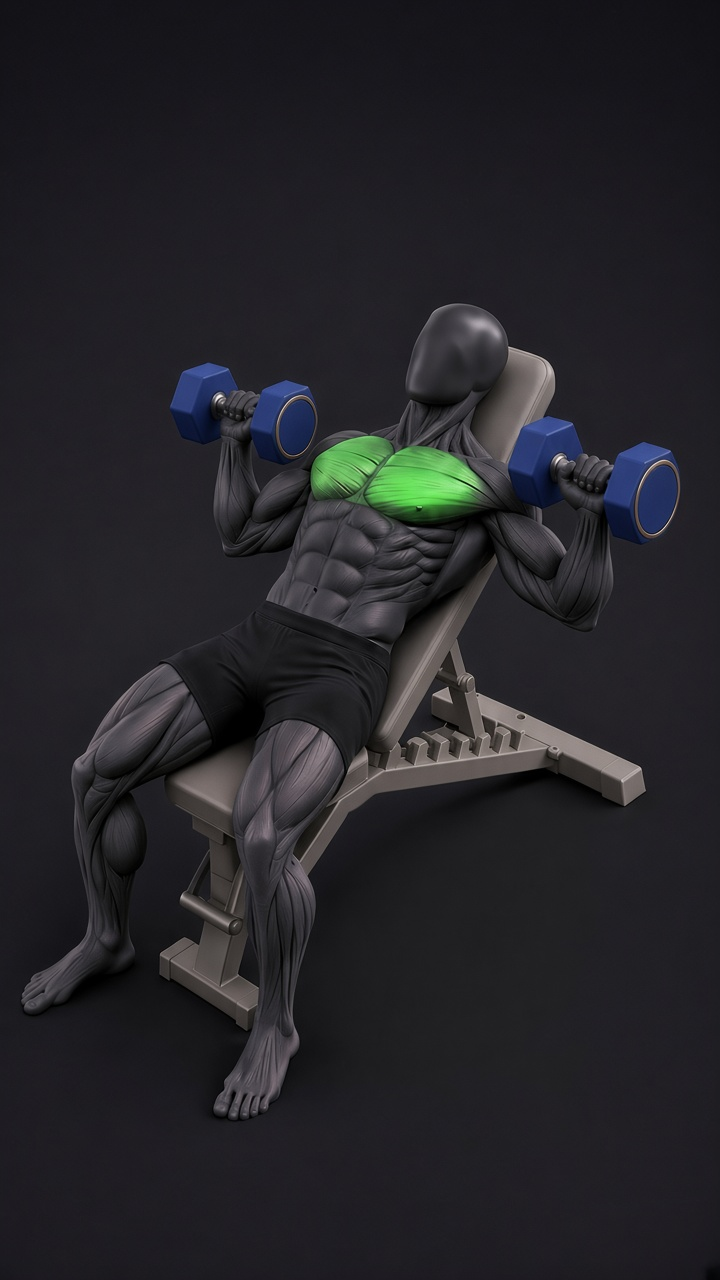
#> input picture inputs/day6_v5/day6_v5_right_start_gen_raw.jpg, 720 x 1280 px, given in place of gym_day1_correct_i2v.mp4, which was not available
$ python build_v24_ui_concepts.py
#> lines starting #> are read from the running program, lines starting #| are printed output that depends on the picture
#> in main, bgr_c is the input picture: shape (1280, 720, 3); mean B, G, R 40.4, 36, 36.7
#!/usr/bin/env python3
"""
Day 1 — v24 Posture-Diff & Lower-Left UI/UX Concept Generator
Fixes:
1. 100% removes the lower-left artificial black darkening (`ll_dim` removed) so the cable machine base
   and studio floor lighting look 100% natural.
2. Makes Step 2 (`✕ ELBOW SWING`) vs Step 3 (`✓ PIN ELBOWS`) posture difference unmistakable:
   - True biomechanical shoulder-hinge rotation swings the upper arm & forearm forward by +24° (68px forward)
     with forward torso lean in Step 2 (`✕`), plus an on-body kinematic angle arc (`+24° SWING` vs `0° LOCKED`).
3. Places the `✕ / ✓` badge ONLY at the top-right (next to the 3-torso dock, matching `@demicstory`).
4. Renders 3 distinct, world-class Lower-Left UI/UX Concepts (A, B, C) for user selection:
   - Concept A: "Dual-Bar Versus Gauge" (TRICEPS % vs FRONT DELT % instant visual comparison bar)
   - Concept B: "Radial Arc Ring + Floating Pill" (Frameless 270° circular dial + compact 2-line capsule)
   - Concept C: "3-Head Anatomy Equalizer" (3 side-by-side anatomical head meters + 1-line coaching cue)
"""

import math
import os
import cv2
import numpy as np
from PIL import Image, ImageDraw, ImageFont

W, H = 1080, 1920
BASE_DIR = "/workspace/daily_info_reels"
OUT_DIR = os.path.join(BASE_DIR, "output")

CORRECT_I2V = os.path.join(OUT_DIR, "gym_day1_correct_i2v.mp4")
WRONG_I2V = os.path.join(OUT_DIR, "gym_day1_wrong_i2v.mp4")

BG_CHARCOAL = (14, 16, 20)
COL_RED = (255, 62, 50)
COL_AMBER = (255, 152, 48)
COL_GREEN = (24, 226, 105)
COL_CYAN = (110, 235, 255)


def load_font(size: int, bold: bool = True) -> ImageFont.FreeTypeFont:
    paths = (
        [
            "/usr/share/fonts/truetype/dejavu/DejaVuSans-Bold.ttf",
            "/usr/share/fonts/truetype/liberation/LiberationSans-Bold.ttf",
        ]
        if bold
        else [
            "/usr/share/fonts/truetype/dejavu/DejaVuSans.ttf",
            "/usr/share/fonts/truetype/liberation/LiberationSans-Regular.ttf",
        ]
    )
    for p in paths:
        if os.path.exists(p):
            return ImageFont.truetype(p, size)
    return ImageFont.load_default()


def place_in_studio_canvas_clean(
    mono_res: np.ndarray,
    extra_maps: dict[str, np.ndarray],
    scale: float = 0.84,
    x_shift: int = 34,
    y_shift: int = 50,
) -> tuple[np.ndarray, dict[str, np.ndarray]]:
    """
    Places the resized frame into the 1080x1920 studio canvas with ZERO artificial black patch
    on the bottom-left (`ll_dim` completely removed!).
    """
    target_h, target_w = mono_res.shape[:2]
    x0 = max(0, min(W - target_w, (W - target_w) // 2 + x_shift))
    y0 = max(0, min(H - target_h, (H - target_h) // 2 + y_shift))
    pad_top = y0
    pad_bot = H - (y0 + target_h)
    pad_left = x0
    pad_right = W - (x0 + target_w)

    full_mono = cv2.copyMakeBorder(
        mono_res.astype(np.uint8),
        pad_top, pad_bot, pad_left, pad_right,
        cv2.BORDER_REPLICATE,
    )

    small_bg = cv2.resize(full_mono, (W // 8, H // 8), interpolation=cv2.INTER_AREA)
    small_bg = cv2.GaussianBlur(small_bg, (0, 0), sigmaX=6.0, sigmaY=6.0)
    bg_blur = cv2.resize(small_bg, (W, H), interpolation=cv2.INTER_LINEAR).astype(np.float32)

    yy, xx = np.mgrid[:H, :W].astype(np.float32)
    vig = 1.0 - 0.28 * (((yy - H * 0.50) / (H * 0.55)) ** 2 + ((xx - W * 0.54) / (W * 0.60)) ** 2)
    vig = np.clip(vig, 0.56, 1.0)[:, :, None]
    bg_blur = bg_blur * vig

    mask = np.ones((target_h, target_w), dtype=np.float32)
    feather = 85
    for i in range(feather):
        f = 0.5 - 0.5 * math.cos(math.pi * (i / float(feather)))
        mask[i, :] *= f
        mask[target_h - 1 - i, :] *= f
        mask[:, i] *= f
        mask[:, target_w - 1 - i] *= f

    full_mask = np.zeros((H, W), dtype=np.float32)
    full_mask[y0:y0 + target_h, x0:x0 + target_w] = mask
    full_mask3 = full_mask[:, :, None]

    canvas = (bg_blur * (1.0 - full_mask3) + full_mono.astype(np.float32) * full_mask3).astype(np.uint8)

    out_maps = {}
    for k, arr in extra_maps.items():
        full_arr = np.zeros((H, W), dtype=np.float32)
        full_arr[y0:y0 + target_h, x0:x0 + target_w] = arr * mask
        out_maps[k] = full_arr

    return canvas, out_maps


def prepare_muscle_frame_v24(bgr: np.ndarray) -> dict[str, np.ndarray | float]:
    scale = 0.84
    rgb = cv2.cvtColor(bgr, cv2.COLOR_BGR2RGB).astype(np.float32)
    target_w, target_h = int(W * scale), int(H * scale)
    rgb_res = cv2.resize(rgb, (target_w, target_h), interpolation=cv2.INTER_LANCZOS4)

    r_ch, g_ch, b_ch = rgb_res[:, :, 0], rgb_res[:, :, 1], rgb_res[:, :, 2]
    h_r, w_r = r_ch.shape
    yy_r, xx_r = np.mgrid[:h_r, :w_r].astype(np.float32)

    red_any = np.clip((r_ch - b_ch - 10.0) / 90.0, 0.0, 1.0)
    green_any = np.clip((g_ch - np.maximum(r_ch, b_ch) - 12.0) / 90.0, 0.0, 1.0)
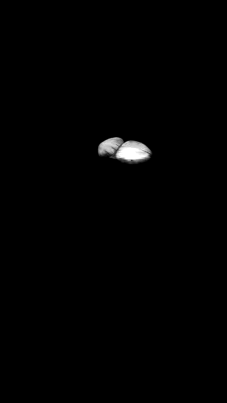
#> green_any: shape (1612, 907) float32 (shown at 1/4 size); min 0, max 1, mean 0.00736

    fiber_lum = 0.32 * r_ch + 0.68 * g_ch
    blur_fine = cv2.GaussianBlur(fiber_lum, (0, 0), sigmaX=1.3, sigmaY=1.3)
    blur_med = cv2.GaussianBlur(fiber_lum, (0, 0), sigmaX=4.2, sigmaY=4.2)
    blur_wide = cv2.GaussianBlur(fiber_lum, (0, 0), sigmaX=11.0, sigmaY=11.0)

    fiber_detail = fiber_lum + (fiber_lum - blur_fine) * 2.50 + (blur_fine - blur_med) * 1.30
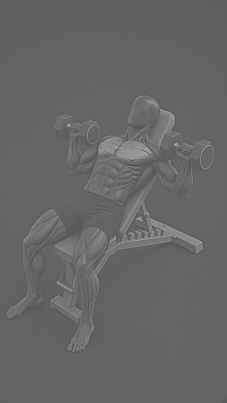
#> fiber_detail: shape (1612, 907) float32 (shown at 1/4 size); min -285.2, max 517.1, mean 36.2; drawn with min black and max white
    fiber_norm_res = np.clip((fiber_detail - 26.0) / 190.0, 0.0, 1.0)
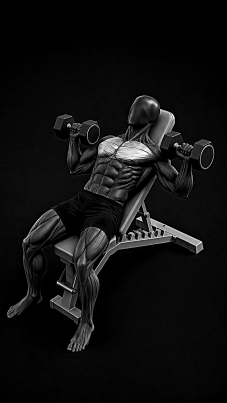
#> fiber_norm_res: shape (1612, 907) float32 (shown at 1/4 size); min 0, max 1, mean 0.0645
    natural_sulcus_res = np.clip((blur_wide - blur_fine - 4.0) / 28.0, 0.0, 1.0)
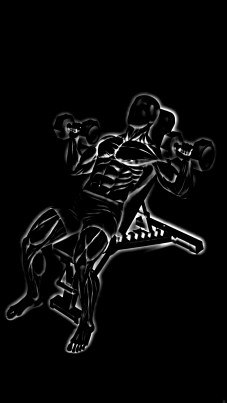
#> natural_sulcus_res: shape (1612, 907) float32 (shown at 1/4 size); min 0, max 1, mean 0.034

    non_red_lum = 0.25 * g_ch + 0.75 * b_ch
    sculpted_grey_muscle = 42.0 + 136.0 * (fiber_norm_res ** 1.06)

    arm_ellipse = np.exp(-(((xx_r - 658.0) / 76.0) ** 2 + ((yy_r - 612.0) / 155.0) ** 2))
    arm_zone = np.clip((arm_ellipse - 0.12) / 0.55, 0.0, 1.0)

    red_replacement = non_red_lum * (1.0 - arm_zone) + sculpted_grey_muscle * arm_zone
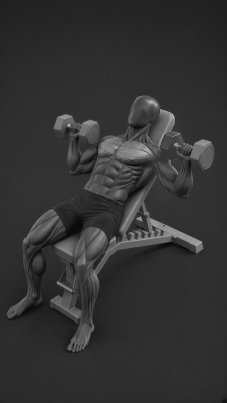
#> red_replacement: shape (1612, 907) float32 (shown at 1/4 size); min -11.97, max 244.2, mean 39.4; drawn with min black and max white
    base_lum = 0.299 * r_ch + 0.587 * g_ch + 0.114 * b_ch
    neutral_lum = base_lum * (1.0 - red_any) + red_replacement * red_any

    hand_sculpt_lum = 65.0 + 0.65 * r_ch
    neutral_lum = neutral_lum * (1.0 - green_any) + hand_sculpt_lum * green_any
    neutral_lum = np.clip(neutral_lum, 14.0, 240.0)

    rb_strict = np.clip((r_ch - b_ch - 108.0) / 88.0, 0.0, 1.0)
#> rb_strict: shape (1612, 907) float32; every value is 0
    r_strict = np.clip((r_ch - 152.0) / 62.0, 0.0, 1.0)
    red_core_res = rb_strict * r_strict * arm_zone
    red_core_res = cv2.GaussianBlur(red_core_res, (0, 0), sigmaX=1.2, sigmaY=1.2)

    norm = neutral_lum / 255.0
    mono_r = BG_CHARCOAL[0] + (234 - BG_CHARCOAL[0]) * (norm ** 0.92)
    mono_g = BG_CHARCOAL[1] + (238 - BG_CHARCOAL[1]) * (norm ** 0.92)
    mono_b = BG_CHARCOAL[2] + (244 - BG_CHARCOAL[2]) * (norm ** 0.92)
    mono_res = np.stack([mono_r, mono_g, mono_b], axis=2)

    canvas, maps = place_in_studio_canvas_clean(
        mono_res,
        {
            "fiber_norm": fiber_norm_res,
            "red_core": red_core_res,
            "natural_sulcus": natural_sulcus_res,
        },
        scale=scale,
        x_shift=34,
        y_shift=50,
    )
#> in place_in_studio_canvas_clean, `full_mono = cv2.copyMakeBorder( mono_res.astype(np.uint8), pad_top, pa..`:
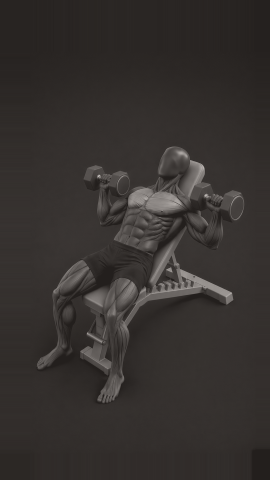
#> full_mono: shape (1920, 1080, 3) (shown at 1/4 size); mean of channels 0, 1, 2 46.9, 49.2, 53.6; drawn as B, G, R
#> in place_in_studio_canvas_clean, `small_bg = cv2.GaussianBlur(small_bg, (0, 0), sigmaX=6.0, sigmaY=6.0)`:
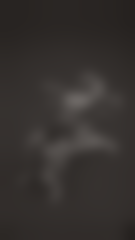
#> small_bg: shape (240, 135, 3); mean of channels 0, 1, 2 46.9, 49.2, 53.6; drawn as B, G, R
#> (the rest of the program and of its run is left out)
